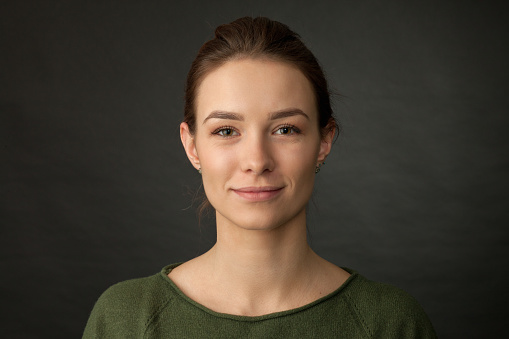
#> input picture görüntü işleme/AAharscade ile nesne tanıma/1.jpg, 509 x 339 px
$ python 'GözTanıma.py'
#> lines starting #> are read from the running program, lines starting #| are printed output that depends on the picture; after the words box and inside, x2 and y2 are one past the last pixel; in counts of white or black regions, pixels touching at a corner belong together
import cv2

img=cv2.imread("1.jpg")
#> img is the input picture: shape (339, 509, 3); mean B, G, R 47.1, 58.2, 66.3
yuz=cv2.CascadeClassifier("front1.xml")
goz=cv2.CascadeClassifier("eye.xml")
gri=cv2.cvtColor(img,cv2.COLOR_BGR2GRAY)
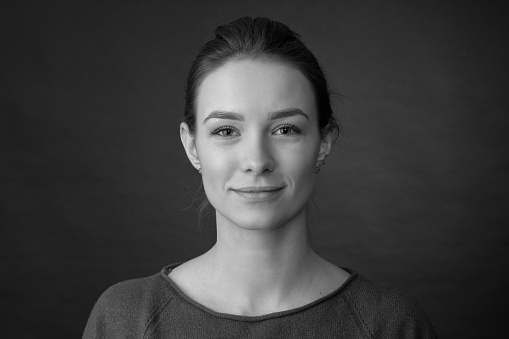
#> gri: shape (339, 509); min 0, max 221, mean 59.4

faces=yuz.detectMultiScale(gri,1.3,4)
#> faces = [[170, 65, 165, 165]]

for x,y,w,h in faces:
    cv2.rectangle(img,(x,y),(x+w,y+h),(200,0,0),3)

    img2=img[y:y+h,x:x+h]
    gri2=gri[y:y+h,x:x+h]

    gozler=goz.detectMultiScale(gri2)

    for x1,y1,w1,h1 in gozler:
        cv2.rectangle(img2,(x1,y1),(x1+w1,y1+h1),(0,0,255),3)
#> this loop made 1 pass
#> (x, y, w, h, gozler) on pass 1: (170, 65, 165, 165, [[34, 46, 42, 42], [95, 46, 39, 39]])
#> pass 1, `img2=img[y:y+h,x:x+h]`:
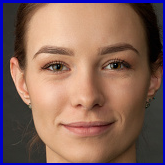
#> img2: shape (165, 165, 3); mean B, G, R 92.4, 101, 133.3
#> pass 1, `gri2=gri[y:y+h,x:x+h]`:
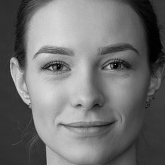
#> gri2: shape (165, 165); min 0, max 221, mean 112.6
#> after the loop:
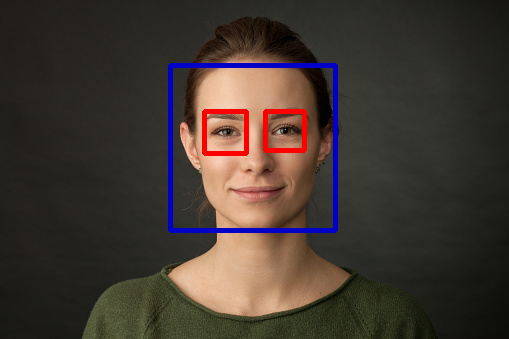
#> img: shape (339, 509, 3); 2.83% of pixels changed, all inside (x1, y1, x2, y2) = (168, 63, 338, 233)
#> after the loop:
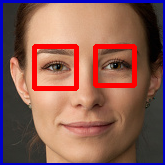
#> img2: shape (165, 165, 3); 5.86% of pixels changed, all inside (x1, y1, x2, y2) = (32, 44, 137, 91)


cv2.imshow("1",img)
cv2.waitKey(0)
cv2.destroyAllWindows
